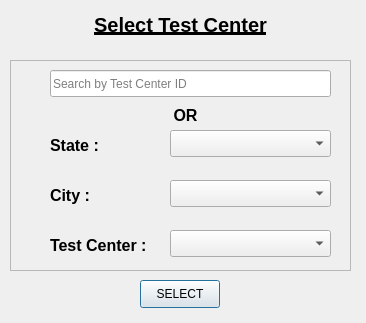
<?xml version="1.0" encoding="UTF-8"?>
<ui version="4.0">
 <class>selectTestCenter</class>
 <widget class="QDialog" name="selectTestCenter">
  <property name="geometry">
   <rect>
    <x>0</x>
    <y>0</y>
    <width>366</width>
    <height>323</height>
   </rect>
  </property>
  <property name="windowTitle">
   <string> </string>
  </property>
  <widget class="QFrame" name="frame">
   <property name="geometry">
    <rect>
     <x>10</x>
     <y>60</y>
     <width>341</width>
     <height>211</height>
    </rect>
   </property>
   <property name="frameShape">
    <enum>QFrame::StyledPanel</enum>
   </property>
   <property name="frameShadow">
    <enum>QFrame::Raised</enum>
   </property>
   <widget class="QComboBox" name="cityComboBox">
    <property name="geometry">
     <rect>
      <x>160</x>
      <y>120</y>
      <width>161</width>
      <height>27</height>
     </rect>
    </property>
   </widget>
   <widget class="QComboBox" name="testCenterComboBox">
    <property name="geometry">
     <rect>
      <x>160</x>
      <y>170</y>
      <width>161</width>
      <height>27</height>
     </rect>
    </property>
   </widget>
   <widget class="QComboBox" name="stateComboBox">
    <property name="geometry">
     <rect>
      <x>160</x>
      <y>70</y>
      <width>161</width>
      <height>27</height>
     </rect>
    </property>
   </widget>
   <widget class="QLabel" name="cityLabel">
    <property name="geometry">
     <rect>
      <x>40</x>
      <y>120</y>
      <width>111</width>
      <height>31</height>
     </rect>
    </property>
    <property name="text">
     <string>&lt;html&gt;&lt;head/&gt;&lt;body&gt;&lt;p&gt;&lt;span style=&quot; font-size:12pt; font-weight:600;&quot;&gt;City : &lt;/span&gt;&lt;/p&gt;&lt;/body&gt;&lt;/html&gt;</string>
    </property>
   </widget>
   <widget class="QLabel" name="testCenterLabel">
    <property name="geometry">
     <rect>
      <x>40</x>
      <y>170</y>
      <width>111</width>
      <height>31</height>
     </rect>
    </property>
    <property name="text">
     <string>&lt;html&gt;&lt;head/&gt;&lt;body&gt;&lt;p&gt;&lt;span style=&quot; font-size:12pt; font-weight:600;&quot;&gt;Test Center :&lt;/span&gt;&lt;/p&gt;&lt;/body&gt;&lt;/html&gt;</string>
    </property>
   </widget>
   <widget class="QLabel" name="stateLabel">
    <property name="geometry">
     <rect>
      <x>40</x>
      <y>70</y>
      <width>111</width>
      <height>31</height>
     </rect>
    </property>
    <property name="text">
     <string>&lt;html&gt;&lt;head/&gt;&lt;body&gt;&lt;p&gt;&lt;span style=&quot; font-size:12pt; font-weight:600;&quot;&gt;State : &lt;/span&gt;&lt;/p&gt;&lt;/body&gt;&lt;/html&gt;</string>
    </property>
   </widget>
   <widget class="QLineEdit" name="searchByID">
    <property name="geometry">
     <rect>
      <x>40</x>
      <y>10</y>
      <width>281</width>
      <height>27</height>
     </rect>
    </property>
    <property name="placeholderText">
     <string>Search by Test Center ID</string>
    </property>
   </widget>
   <widget class="QLabel" name="ORLabel">
    <property name="geometry">
     <rect>
      <x>120</x>
      <y>40</y>
      <width>111</width>
      <height>31</height>
     </rect>
    </property>
    <property name="text">
     <string>&lt;html&gt;&lt;head/&gt;&lt;body&gt;&lt;p&gt;&lt;span style=&quot; font-size:12pt; font-weight:600;&quot;&gt;OR&lt;/span&gt;&lt;/p&gt;&lt;/body&gt;&lt;/html&gt;</string>
    </property>
    <property name="alignment">
     <set>Qt::AlignCenter</set>
    </property>
   </widget>
  </widget>
  <widget class="QLabel" name="title">
   <property name="geometry">
    <rect>
     <x>10</x>
     <y>0</y>
     <width>341</width>
     <height>51</height>
    </rect>
   </property>
   <property name="text">
    <string>&lt;html&gt;&lt;head/&gt;&lt;body&gt;&lt;p align=&quot;center&quot;&gt;&lt;span style=&quot; font-size:15pt; font-weight:600; text-decoration: underline;&quot;&gt;Select Test Center&lt;/span&gt;&lt;/p&gt;&lt;/body&gt;&lt;/html&gt;</string>
   </property>
  </widget>
  <widget class="QPushButton" name="removeButton">
   <property name="geometry">
    <rect>
     <x>140</x>
     <y>280</y>
     <width>80</width>
     <height>28</height>
    </rect>
   </property>
   <property name="text">
    <string>SELECT</string>
   </property>
  </widget>
 </widget>
 <resources/>
 <connections/>
</ui>
